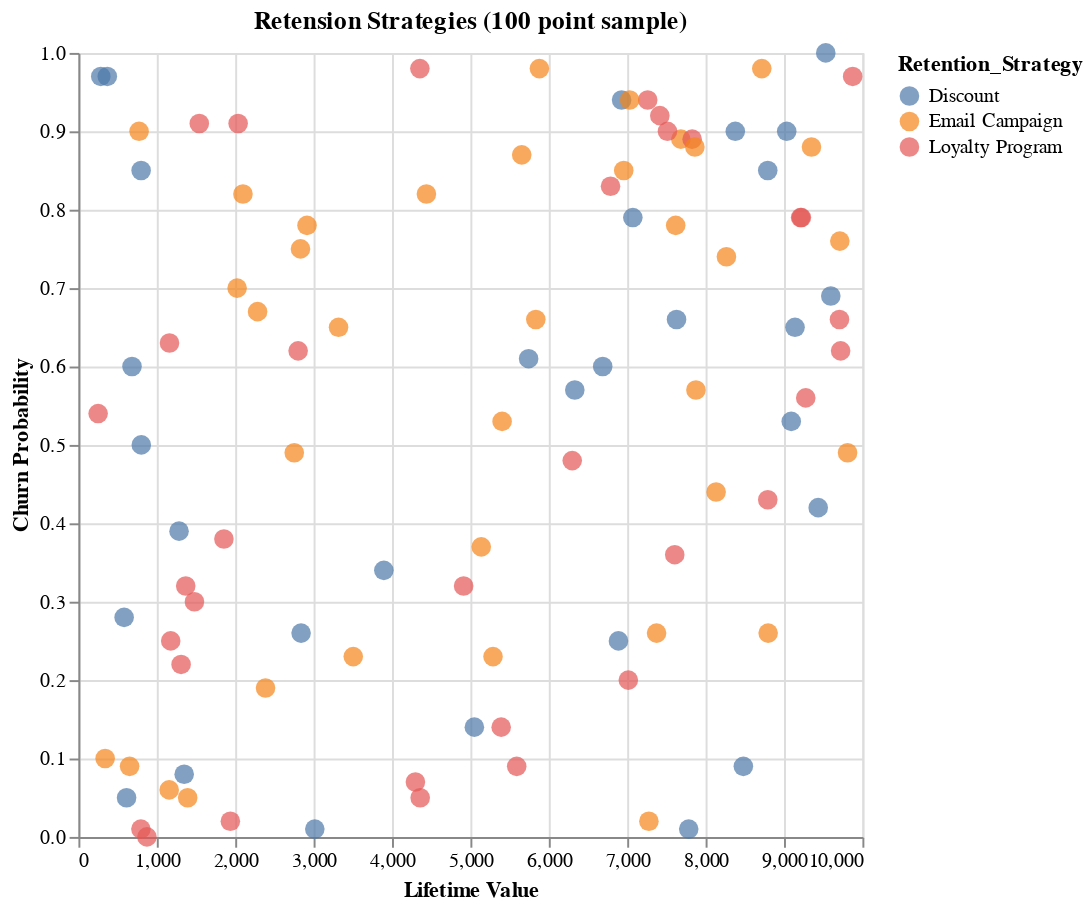

Source (notebook cell):
### Code cell
story_2_example = alt.Chart(sales_100_sample_df).mark_circle(size = 100).encode(
    alt.X('Lifetime_Value', title='Lifetime Value'),
    alt.Y('Churn_Probability', title='Churn Probability'),
    color = 'Retention_Strategy',
).properties(
    title = 'Retension Strategies (100 point sample)',
    height = 400,
    width = 400,
)
story_2_example

### Figure 1 — Vega specification as saved in the notebook (floating-point values rounded to 4 significant figures)
{"$schema": "https://vega.github.io/schema/vega/v5.json", "data": [{"name": "source_0", "values": [{"Churn_Probability": 0.32, "Lifetime_Value": 1369.0, "Retention_Strategy": "Loyalty Program"}, {"Churn_Probability": 0.94, "Lifetime_Value": 7261.0, "Retention_Strategy": "Loyalty Program"}, {"Churn_Probability": 0.23, "Lifetime_Value": 3506.0, "Retention_Strategy": "Email Campaign"}, {"Churn_Probability": 0.02, "Lifetime_Value": 7277.0, "Retention_Strategy": "Email Campaign"}, {"Churn_Probability": 0.89, "Lifetime_Value": 7684.0, "Retention_Strategy": "Email Campaign"}, {"Churn_Probability": 0.79, "Lifetime_Value": 7072.0, "Retention_Strategy": "Discount"}, {"Churn_Probability": 0.92, "Lifetime_Value": 7416.0, "Retention_Strategy": "Loyalty Program"}, {"Churn_Probability": 0.9, "Lifetime_Value": 8379.0, "Retention_Strategy": "Discount"}, {"Churn_Probability": 0.78, "Lifetime_Value": 7618.0, "Retention_Strategy": "Email Campaign"}, {"Churn_Probability": 0.6, "Lifetime_Value": 683.7, "Retention_Strategy": "Discount"}, {"Churn_Probability": 0.75, "Lifetime_Value": 2833.0, "Retention_Strategy": "Email Campaign"}, {"Churn_Probability": 0.76, "Lifetime_Value": 9712.0, "Retention_Strategy": "Email Campaign"}, {"Churn_Probability": 0.1, "Lifetime_Value": 341.0, "Retention_Strategy": "Email Campaign"}, {"Churn_Probability": 0.53, "Lifetime_Value": 9092.0, "Retention_Strategy": "Discount"}, {"Churn_Probability": 0.82, "Lifetime_Value": 4439.0, "Retention_Strategy": "Email Campaign"}, {"Churn_Probability": 0.88, "Lifetime_Value": 9350.0, "Retention_Strategy": "Email Campaign"}, {"Churn_Probability": 0.48, "Lifetime_Value": 6299.0, "Retention_Strategy": "Loyalty Program"}, {"Churn_Probability": 0.57, "Lifetime_Value": 7877.0, "Retention_Strategy": "Email Campaign"}, {"Churn_Probability": 0.01, "Lifetime_Value": 7785.0, "Retention_Strategy": "Discount"}, {"Churn_Probability": 0.32, "Lifetime_Value": 4914.0, "Retention_Strategy": "Loyalty Program"}, {"Churn_Probability": 0.97, "Lifetime_Value": 9876.0, "Retention_Strategy": "Loyalty Program"}, {"Churn_Probability": 0.67, "Lifetime_Value": 2286.0, "Retention_Strategy": "Email Campaign"}, {"Churn_Probability": 0.69, "Lifetime_Value": 9597.0, "Retention_Strategy": "Discount"}, {"Churn_Probability": 0.9, "Lifetime_Value": 9035.0, "Retention_Strategy": "Discount"}, {"Churn_Probability": 0.54, "Lifetime_Value": 251.7, "Retention_Strategy": "Loyalty Program"}, {"Churn_Probability": 0.26, "Lifetime_Value": 7375.0, "Retention_Strategy": "Email Campaign"}, {"Churn_Probability": 0.91, "Lifetime_Value": 2037.0, "Retention_Strategy": "Loyalty Program"}, {"Churn_Probability": 0.44, "Lifetime_Value": 8134.0, "Retention_Strategy": "Email Campaign"}, {"Churn_Probability": 0.7, "Lifetime_Value": 2024.0, "Retention_Strategy": "Email Campaign"}, {"Churn_Probability": 0.91, "Lifetime_Value": 1542.0, "Retention_Strategy": "Loyalty Program"}, {"Churn_Probability": 0.43, "Lifetime_Value": 8793.0, "Retention_Strategy": "Loyalty Program"}, {"Churn_Probability": 0.25, "Lifetime_Value": 1178.0, "Retention_Strategy": "Loyalty Program"}, {"Churn_Probability": 0.14, "Lifetime_Value": 5392.0, "Retention_Strategy": "Loyalty Program"}, {"Churn_Probability": 0.97, "Lifetime_Value": 285.4, "Retention_Strategy": "Discount"}, {"Churn_Probability": 0.66, "Lifetime_Value": 5834.0, "Retention_Strategy": "Email Campaign"}, {"Churn_Probability": 0.89, "Lifetime_Value": 7829.0, "Retention_Strategy": "Loyalty Program"}, {"Churn_Probability": 0.34, "Lifetime_Value": 3896.0, "Retention_Strategy": "Discount"}, {"Churn_Probability": 0.14, "Lifetime_Value": 5051.0, "Retention_Strategy": "Discount"}, {"Churn_Probability": 0.78, "Lifetime_Value": 2916.0, "Retention_Strategy": "Email Campaign"}, {"Churn_Probability": 0.9, "Lifetime_Value": 7514.0, "Retention_Strategy": "Loyalty Program"}, {"Churn_Probability": 0.63, "Lifetime_Value": 1162.0, "Retention_Strategy": "Loyalty Program"}, {"Churn_Probability": 0.26, "Lifetime_Value": 2840.0, "Retention_Strategy": "Discount"}, {"Churn_Probability": 0.57, "Lifetime_Value": 6332.0, "Retention_Strategy": "Discount"}, {"Churn_Probability": 1.0, "Lifetime_Value": 9533.0, "Retention_Strategy": "Discount"}, {"Churn_Probability": 0.74, "Lifetime_Value": 8266.0, "Retention_Strategy": "Email Campaign"}, {"Churn_Probability": 0.98, "Lifetime_Value": 5880.0, "Retention_Strategy": "Email Campaign"}, {"Churn_Probability": 0.5, "Lifetime_Value": 802.3, "Retention_Strategy": "Discount"}, {"Churn_Probability": 0.07, "Lifetime_Value": 4299.0, "Retention_Strategy": "Loyalty Program"}, {"Churn_Probability": 0.0, "Lifetime_Value": 874.0, "Retention_Strategy": "Loyalty Program"}, {"Churn_Probability": 0.98, "Lifetime_Value": 4355.0, "Retention_Strategy": "Loyalty Program"}, {"Churn_Probability": 0.85, "Lifetime_Value": 8793.0, "Retention_Strategy": "Discount"}, {"Churn_Probability": 0.66, "Lifetime_Value": 7629.0, "Retention_Strategy": "Discount"}, {"Churn_Probability": 0.94, "Lifetime_Value": 6928.0, "Retention_Strategy": "Discount"}, {"Churn_Probability": 0.36, "Lifetime_Value": 7606.0, "Retention_Strategy": "Loyalty Program"}, {"Churn_Probability": 0.88, "Lifetime_Value": 7863.0, "Retention_Strategy": "Email Campaign"}, {"Churn_Probability": 0.62, "Lifetime_Value": 2803.0, "Retention_Strategy": "Loyalty Program"}, {"Churn_Probability": 0.09, "Lifetime_Value": 8482.0, "Retention_Strategy": "Discount"}, {"Churn_Probability": 0.49, "Lifetime_Value": 2753.0, "Retention_Strategy": "Email Campaign"}, {"Churn_Probability": 0.09, "Lifetime_Value": 5591.0, "Retention_Strategy": "Loyalty Program"}, {"Churn_Probability": 0.39, "Lifetime_Value": 1284.0, "Retention_Strategy": "Discount"}, {"Churn_Probability": 0.05, "Lifetime_Value": 614.6, "Retention_Strategy": "Discount"}, {"Churn_Probability": 0.2, "Lifetime_Value": 7014.0, "Retention_Strategy": "Loyalty Program"}, {"Churn_Probability": 0.98, "Lifetime_Value": 8717.0, "Retention_Strategy": "Email Campaign"}, {"Churn_Probability": 0.85, "Lifetime_Value": 800.0, "Retention_Strategy": "Discount"}, {"Churn_Probability": 0.66, "Lifetime_Value": 9708.0, "Retention_Strategy": "Loyalty Program"}, {"Churn_Probability": 0.9, "Lifetime_Value": 773.9, "Retention_Strategy": "Email Campaign"}, {"Churn_Probability": 0.28, "Lifetime_Value": 583.4, "Retention_Strategy": "Discount"}, {"Churn_Probability": 0.37, "Lifetime_Value": 5139.0, "Retention_Strategy": "Email Campaign"}, {"Churn_Probability": 0.19, "Lifetime_Value": 2387.0, "Retention_Strategy": "Email Campaign"}, {"Churn_Probability": 0.83, "Lifetime_Value": 6787.0, "Retention_Strategy": "Loyalty Program"}, {"Churn_Probability": 0.06, "Lifetime_Value": 1158.0, "Retention_Strategy": "Email Campaign"}, {"Churn_Probability": 0.61, "Lifetime_Value": 5742.0, "Retention_Strategy": "Discount"}, {"Churn_Probability": 0.56, "Lifetime_Value": 9277.0, "Retention_Strategy": "Loyalty Program"}, {"Churn_Probability": 0.05, "Lifetime_Value": 1394.0, "Retention_Strategy": "Email Campaign"}, {"Churn_Probability": 0.53, "Lifetime_Value": 5404.0, "Retention_Strategy": "Email Campaign"}, {"Churn_Probability": 0.01, "Lifetime_Value": 3015.0, "Retention_Strategy": "Discount"}, {"Churn_Probability": 0.6, "Lifetime_Value": 6687.0, "Retention_Strategy": "Discount"}, {"Churn_Probability": 0.23, "Lifetime_Value": 5288.0, "Retention_Strategy": "Email Campaign"}, {"Churn_Probability": 0.62, "Lifetime_Value": 9722.0, "Retention_Strategy": "Loyalty Program"}, {"Churn_Probability": 0.08, "Lifetime_Value": 1349.0, "Retention_Strategy": "Discount"}, {"Churn_Probability": 0.42, "Lifetime_Value": 9436.0, "Retention_Strategy": "Discount"}, {"Churn_Probability": 0.09, "Lifetime_Value": 653.0, "Retention_Strategy": "Email Campaign"}, {"Churn_Probability": 0.65, "Lifetime_Value": 9141.0, "Retention_Strategy": "Discount"}, {"Churn_Probability": 0.94, "Lifetime_Value": 7031.0, "Retention_Strategy": "Email Campaign"}, {"Churn_Probability": 0.26, "Lifetime_Value": 8798.0, "Retention_Strategy": "Email Campaign"}, {"Churn_Probability": 0.97, "Lifetime_Value": 368.8, "Retention_Strategy": "Discount"}, {"Churn_Probability": 0.38, "Lifetime_Value": 1856.0, "Retention_Strategy": "Loyalty Program"}, {"Churn_Probability": 0.22, "Lifetime_Value": 1310.0, "Retention_Strategy": "Loyalty Program"}, {"Churn_Probability": 0.3, "Lifetime_Value": 1480.0, "Retention_Strategy": "Loyalty Program"}, {"Churn_Probability": 0.87, "Lifetime_Value": 5655.0, "Retention_Strategy": "Email Campaign"}, {"Churn_Probability": 0.82, "Lifetime_Value": 2099.0, "Retention_Strategy": "Email Campaign"}, {"Churn_Probability": 0.25, "Lifetime_Value": 6889.0, "Retention_Strategy": "Discount"}, {"Churn_Probability": 0.79, "Lifetime_Value": 9222.0, "Retention_Strategy": "Loyalty Program"}, {"Churn_Probability": 0.01, "Lifetime_Value": 797.2, "Retention_Strategy": "Loyalty Program"}, {"Churn_Probability": 0.85, "Lifetime_Value": 6956.0, "Retention_Strategy": "Email Campaign"}, {"Churn_Probability": 0.65, "Lifetime_Value": 3318.0, "Retention_Strategy": "Email Campaign"}, {"Churn_Probability": 0.79, "Lifetime_Value": 9211.0, "Retention_Strategy": "Loyalty Program"}, {"Churn_Probability": 0.02, "Lifetime_Value": 1938.0, "Retention_Strategy": "Loyalty Program"}, {"Churn_Probability": 0.05, "Lifetime_Value": 4360.0, "Retention_Strategy": "Loyalty Program"}, {"Churn_Probability": 0.49, "Lifetime_Value": 9811.0, "Retention_Strategy": "Email Campaign"}]}, {"name": "source_0_x_domain_Lifetime_Value", "values": [{"min": 251.7, "max": 9876.0}]}, {"name": "source_0_y_domain_Churn_Probability", "values": [{"min": 0.0, "max": 1.0}]}, {"name": "source_0_color_domain_Retention_Strategy", "values": [{"Retention_Strategy": "Loyalty Program"}, {"Retention_Strategy": "Email Campaign"}, {"Retention_Strategy": "Discount"}]}], "marks": [{"type": "symbol", "name": "marks", "from": {"data": "source_0"}, "encode": {"update": {"shape": {"value": "circle"}, "fill": {"field": "Retention_Strategy", "scale": "color"}, "size": {"value": 100}, "opacity": {"value": 0.7}, "y": {"field": "Churn_Probability", "scale": "y"}, "x": {"field": "Lifetime_Value", "scale": "x"}}}, "style": ["circle"]}], "scales": [{"name": "x", "type": "linear", "domain": [{"signal": "(data(\"source_0_x_domain_Lifetime_Value\")[0] || {}).min"}, {"signal": "(data(\"source_0_x_domain_Lifetime_Value\")[0] || {}).max"}], "range": [0, {"signal": "width"}], "zero": true, "nice": true}, {"name": "y", "type": "linear", "domain": [{"signal": "(data(\"source_0_y_domain_Churn_Probability\")[0] || {}).min"}, {"signal": "(data(\"source_0_y_domain_Churn_Probability\")[0] || {}).max"}], "range": [{"signal": "height"}, 0], "zero": true, "nice": true}, {"name": "color", "type": "ordinal", "domain": {"data": "source_0_color_domain_Retention_Strategy", "field": "Retention_Strategy", "sort": true}, "range": "category"}], "axes": [{"scale": "x", "domain": false, "ticks": false, "zindex": 0, "orient": "bottom", "aria": false, "grid": true, "labels": false, "tickCount": {"signal": "ceil(width/40)"}, "gridScale": "y", "maxExtent": 0, "minExtent": 0}, {"scale": "y", "labels": false, "grid": true, "ticks": false, "minExtent": 0, "orient": "left", "aria": false, "maxExtent": 0, "tickCount": {"signal": "ceil(height/40)"}, "zindex": 0, "domain": false, "gridScale": "x"}, {"scale": "x", "labelOverlap": true, "orient": "bottom", "grid": false, "tickCount": {"signal": "ceil(width/40)"}, "zindex": 0, "labelFlush": true, "title": "Lifetime Value"}, {"scale": "y", "zindex": 0, "tickCount": {"signal": "ceil(height/40)"}, "title": "Churn Probability", "orient": "left", "grid": false, "labelOverlap": true}], "title": {"text": "Retension Strategies (100 point sample)", "frame": "group"}, "padding": 5, "background": "white", "height": 400, "style": "cell", "width": 400, "legends": [{"fill": "color", "symbolType": "circle", "title": "Retention_Strategy", "encode": {"symbols": {"update": {"opacity": {"value": 0.7}}}}}]}
